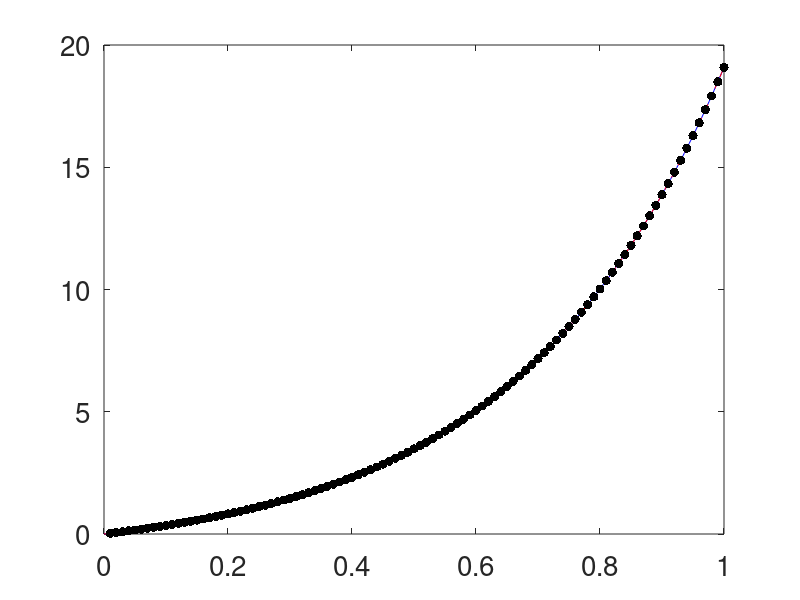

This chart was generated by the following MATLAB code:
%Cones and Kernel Approximation for Guarantees
%% Preliminaries
clear all
close all
format compact
set(0,'defaultaxesfontsize',20,'defaulttextfontsize',20)
a=3;
testfun=@(x) exp(a*x)-1;
tau=pi;
epsilon = 1e-2;

%% Kernel
gamma=1;
kernel=@(x,t) gamma*bsxfun(@min,x,t');

%% Data and spline approximation
n=100
xnode=linspace(1/n,1,n)';
Kmat=kernel(xnode,xnode);
condK=cond(Kmat)
y=testfun(xnode);
c=Kmat\y;
splinef=@(x) kernel(x,xnode)*c;

%% Plot of test function and spline
nplot=500;
xplot=linspace(0,1,nplot)';
plot(xplot,testfun(xplot),'b-',...
    xplot,splinef(xplot),'r--',...
    xnode,y,'k.','markersize',20,...
    'linewidth',3)
ntest=1007;
xtest=linspace(0,1,ntest)';

%% Root mean square error
error2=sqrt(mean((testfun(xtest)-splinef(xtest)).^2))
error_sup=max(abs(testfun(xtest)-splinef(xtest)))
%normHsplinef=sqrt(c'*y)
xtPlus=bsxfun(@plus,xnode,xnode');
xtTimes=bsxfun(@times,xnode,xnode');
xtMin=bsxfun(@min,xnode,xnode');
xtMax=bsxfun(@max,xnode,xnode');
Ktildemat = gamma^2*(xtMin.^3/3+xtMin.*(xtMax.^2-xtMin.^2)/2+xtTimes.*(1-xtMax));
condKtilde=cond(Ktildemat)
traceKK=trace(Ktildemat/Kmat)
Herrbd=sqrt(gamma/2-traceKK)
%guesserrest=Herrbd*normHsplinef

%% Algorithm 1 Stage 1
normTsplinef=sqrt(c'*Ktildemat*c);
%htilde=sqrt(2*a^2-trace(Htildemat/Kmat))
ErrBound = tau*Herrbd*normTsplinef/(1-tau*Herrbd)
